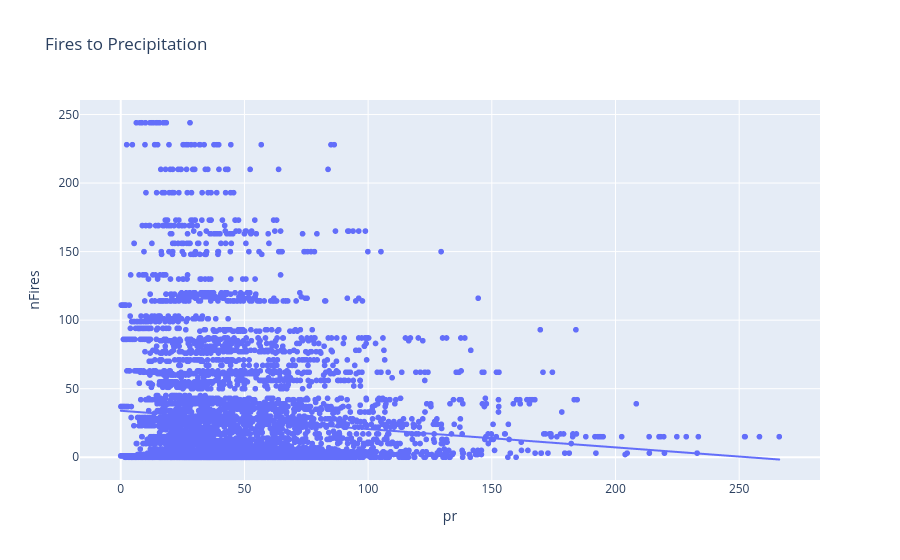
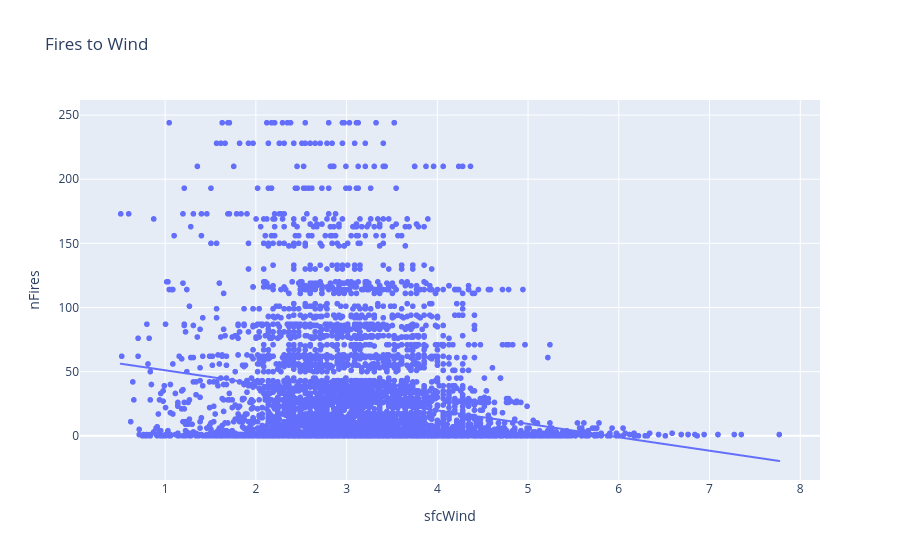
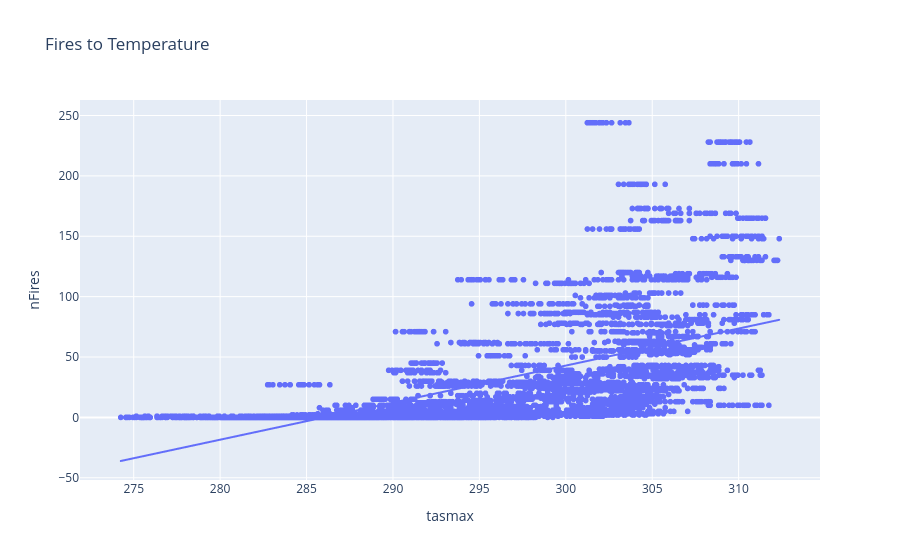

The code cell stored with these charts, in order, in its notebook:
### Code cell
fig1 = pl.scatter(merged, x = "pr", y = 'nFires', trendline="ols", title='Fires to Precipitation')
fig2 = pl.scatter(merged, x = "sfcWind", y = 'nFires', trendline="ols", title='Fires to Wind')
fig3 = pl.scatter(merged, x = "tasmax", y = 'nFires', trendline="ols", title='Fires to Temperature')

fig1.show()
fig2.show()
fig3.show()

### Figure 1 — Plotly figure (JSON) as saved in the notebook; plotly's stock layout.template omitted (floating-point values rounded to 4 significant figures; data arrays with more than 128 entries replaced by an {"elided": "..."} marker saying what was removed)
{"data": [{"hovertemplate": "pr=%{x}<br>nFires=%{y}<extra></extra>", "legendgroup": "", "marker": {"color": "#636efa", "symbol": "circle"}, "mode": "markers", "name": "", "showlegend": false, "type": "scattergl", "x": {"elided": "6390 float values"}, "xaxis": "x", "y": {"elided": "6390 int values"}, "yaxis": "y"}, {"hovertemplate": "<b>OLS trendline</b><br>nFires = -0.133584 * pr + 33.9078<br>R<sup>2</sup>=0.008984<br><br>pr=%{x}<br>nFires=%{y} <b>(trend)</b><extra></extra>", "legendgroup": "", "marker": {"color": "#636efa", "symbol": "circle"}, "mode": "lines", "name": "", "showlegend": false, "type": "scattergl", "x": {"elided": "6390 float values"}, "xaxis": "x", "y": {"elided": "6390 float values"}, "yaxis": "y"}], "layout": {"autosize": true, "legend": {"tracegroupgap": 0}, "title": {"text": "Fires to Precipitation"}, "xaxis": {"anchor": "y", "autorange": true, "domain": [0, 1], "range": [-16.09, 282.3], "title": {"text": "pr"}, "type": "linear"}, "yaxis": {"anchor": "x", "autorange": true, "domain": [0, 1], "range": [-20.14, 264.1], "title": {"text": "nFires"}, "type": "linear"}}}

### Figure 2 — Plotly figure (JSON) as saved in the notebook; plotly's stock layout.template omitted (floating-point values rounded to 4 significant figures; data arrays with more than 128 entries replaced by an {"elided": "..."} marker saying what was removed)
{"data": [{"hovertemplate": "sfcWind=%{x}<br>nFires=%{y}<extra></extra>", "legendgroup": "", "marker": {"color": "#636efa", "symbol": "circle"}, "mode": "markers", "name": "", "showlegend": false, "type": "scattergl", "x": {"elided": "6390 float values"}, "xaxis": "x", "y": {"elided": "6390 int values"}, "yaxis": "y"}, {"hovertemplate": "<b>OLS trendline</b><br>nFires = -10.4469 * sfcWind + 61.5207<br>R<sup>2</sup>=0.048525<br><br>sfcWind=%{x}<br>nFires=%{y} <b>(trend)</b><extra></extra>", "legendgroup": "", "marker": {"color": "#636efa", "symbol": "circle"}, "mode": "lines", "name": "", "showlegend": false, "type": "scattergl", "x": {"elided": "6390 float values"}, "xaxis": "x", "y": {"elided": "6390 float values"}, "yaxis": "y"}], "layout": {"autosize": true, "legend": {"tracegroupgap": 0}, "title": {"text": "Fires to Wind"}, "xaxis": {"anchor": "y", "autorange": true, "domain": [0, 1], "range": [0.07215, 8.207], "title": {"text": "sfcWind"}, "type": "linear"}, "yaxis": {"anchor": "x", "autorange": true, "domain": [0, 1], "range": [-34.63, 265.2], "title": {"text": "nFires"}, "type": "linear"}}}

### Figure 3 — Plotly figure (JSON) as saved in the notebook; plotly's stock layout.template omitted (floating-point values rounded to 4 significant figures; data arrays with more than 128 entries replaced by an {"elided": "..."} marker saying what was removed)
{"data": [{"hovertemplate": "tasmax=%{x}<br>nFires=%{y}<extra></extra>", "legendgroup": "", "marker": {"color": "#636efa", "symbol": "circle"}, "mode": "markers", "name": "", "showlegend": false, "type": "scattergl", "x": {"elided": "6390 float values"}, "xaxis": "x", "y": {"elided": "6390 int values"}, "yaxis": "y"}, {"hovertemplate": "<b>OLS trendline</b><br>nFires = 3.06829 * tasmax + -877.584<br>R<sup>2</sup>=0.383293<br><br>tasmax=%{x}<br>nFires=%{y} <b>(trend)</b><extra></extra>", "legendgroup": "", "marker": {"color": "#636efa", "symbol": "circle"}, "mode": "lines", "name": "", "showlegend": false, "type": "scattergl", "x": {"elided": "6390 float values"}, "xaxis": "x", "y": {"elided": "6390 float values"}, "yaxis": "y"}], "layout": {"autosize": true, "legend": {"tracegroupgap": 0}, "title": {"text": "Fires to Temperature"}, "xaxis": {"anchor": "y", "autorange": true, "domain": [0, 1], "range": [271.9, 314.7], "title": {"text": "tasmax"}, "type": "linear"}, "yaxis": {"anchor": "x", "autorange": true, "domain": [0, 1], "range": [-52.04, 266.6], "title": {"text": "nFires"}, "type": "linear"}}}
